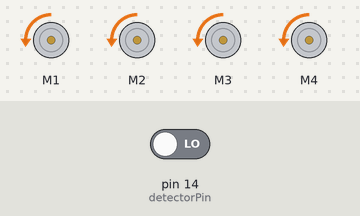
The sketch below on a simulated Arduino Uno, built with avr-gcc and run on an emulated ATmega328P. Parts: 4 × DC motor (green arrow = forward, orange = backward, longer = faster). The inputs (shaded band) are chosen by the test bench; at power-on: pin 14 (detectorPin) LOW. Random numbers use the default seed unless the sketch sets one; what the sketch prints to the serial monitor is not drawn.

Above: at 3.2 s.
3.3 s: pin 14 (detectorPin) driven HIGH
At 5.3 s:
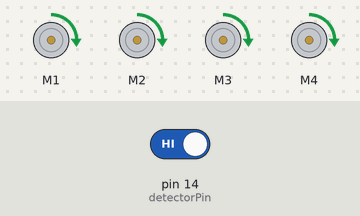
5.6 s: pin 14 (detectorPin) driven LOW
At 7.1 s:
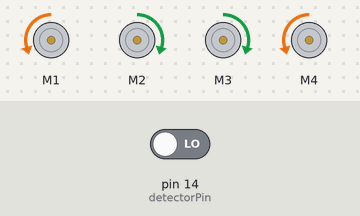
Timing chart, 0 to 16.1 s (numbered marks = the images above; inputs shaded):
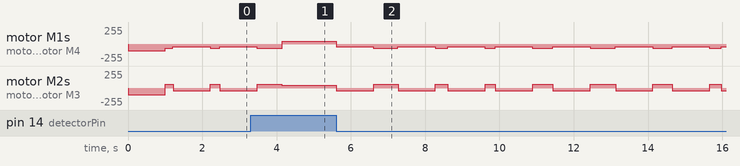

The sketch:

McQueensito.ino
```cpp
#include <AFMotor.h>

int detectorPin = 14;
AF_DCMotor motor1(1); //pin 11
AF_DCMotor motor2(2); //pin 3
AF_DCMotor motor3(3); //pin 5
AF_DCMotor motor4(4); //pin6

void setup() {
  Serial.begin(9600);
  pinMode(detectorPin, INPUT);
  cambiarVelocidad(100);
}

void loop() {
  int val = digitalRead(detectorPin);
  if(val == HIGH) {
    avanzar();
  }
  else {
    esquivar();
  }
  Serial.println();
}

void esquivar() {
  long duracion = 1000;
  long startTime = millis();

  while (millis() - startTime <= duracion) {
    retroceder();
  }

  duracion = random(200, 1000);
  startTime = millis();

  cambiarVelocidad(60);
  while (millis() - startTime <= duracion) {
    irDer();
  }
  cambiarVelocidad(40);
}

void parar() {
	Serial.print(" All motor stopped");
  motor1.run(RELEASE);
  motor2.run(RELEASE);
  motor3.run(RELEASE);
  motor4.run(RELEASE);

}

void avanzar() {
  Serial.print("fwd");
	motor1.run(FORWARD);
	motor2.run(FORWARD);
  motor3.run(FORWARD);
	motor4.run(FORWARD);
}

void retroceder() {
  Serial.print("back");
	motor1.run(BACKWARD);
	motor2.run(BACKWARD);
  motor3.run(BACKWARD);
	motor4.run(BACKWARD);
}

void irIzq() {
  Serial.print("left");
	motor1.run(FORWARD);
	motor2.run(BACKWARD);
	motor3.run(BACKWARD);
  motor4.run(FORWARD);
}

void irDer() {
  Serial.print("right");
	motor1.run(BACKWARD);
	motor2.run(FORWARD);
	motor3.run(FORWARD);
  motor4.run(BACKWARD);
}

void cambiarVelocidad(int velocidad){
  motor1.setSpeed(velocidad);
  motor2.setSpeed(velocidad);
  motor3.setSpeed(velocidad);
  motor4.setSpeed(velocidad);
}
```
